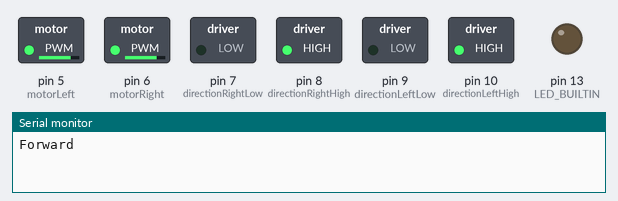
The sketch below on a simulated Arduino Uno, built with avr-gcc and run on an emulated ATmega328P. Shown: switched loads named in the sketch (green lamp = pin HIGH), output pins drawn as LEDs (lit = HIGH), the last lines printed to the serial monitor.

Above: at 0.05 s.
At 2.05 s:
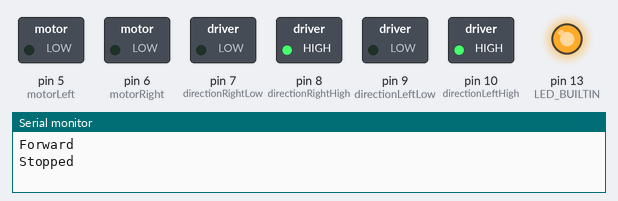
At 4.0 s:
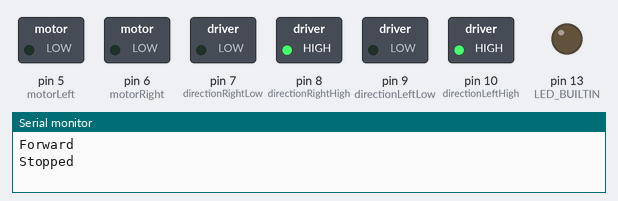
Timing chart, 0 to 4.6 s (numbered marks = the images above):
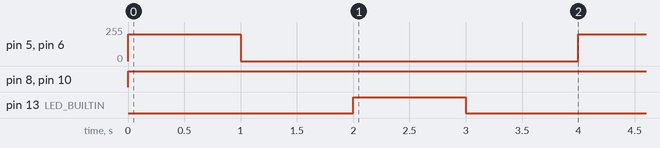

The sketch:

1_SimpleMotorExample.ino
```cpp
//  Example code to move and stop the robot
//  By Ryan Hughes 2019

// ----------------------------------------------------------------------------------------------------------- //

//  This example covers:
//    > Definitions
//    > The Setup routine
//    > The Loop routine
//    > Pin modes
//    > The serial monitor
//    > Writing to pins
//    > Delays

// ----------------------------------------------------------------------------------------------------------- //

//  Creating definitions enables the code to be read
//  and written easily. This is achieved by reducing the
//  presence of numbers that may not have an obvious meaning.

#define motorRight 6                       //  For example, when "motorRight" is used in the code,
#define motorLeft  5                       //  the computer will see it as "10"

#define directionRightLow  7               //  This reduces confusion and increases efficiency.
#define directionRightHigh 8               //  In the code, these numbers are later related to pins on
#define directionLeftLow   9               //  the Arduino microcontroller.
#define directionLeftHigh  10              //  When the pin "directionRightLow" is LOW (0V) and pin "directionRightHigh" is
                                           //  HIGH (5V), the right motor will go forward, and vice versa.

//  Next is the "Setup Routine", this is only run once
//  when the system starts. It is used to begin any required
//  procedures and set inital parameters that often do not change.

//---------------------------------------------------------------------------
// Function: setup
// ----------------------------
//   Sets up the serial monitor and pin modes for use later in the code
//
//   no parameters passed in
//
//   returns: none - function is void
//---------------------------------------------------------------------------

void setup() {

    // initialize digital pin LED_BUILTIN as an output.
  pinMode(LED_BUILTIN, OUTPUT);

  pinMode(motorRight, OUTPUT);              //  "pinMode" sets whether a pin on the Arduino will
  pinMode(motorLeft, OUTPUT);               //  look for an input, or produce an output.
                                            //  Here the pins are outputs, used to control the motors' speeds

  pinMode(directionRightHigh, OUTPUT);      //  The pins to control the motors' directions are also set
  pinMode(directionRightLow, OUTPUT);       //  as outputs.
  pinMode(directionLeftHigh, OUTPUT);
  pinMode(directionLeftLow, OUTPUT);

  Serial.begin(9600);                       //  "Serial.begin" opens up a stream of data between the Arudino
                                            //  and the computer through the USB cable, providing an insight
                                            //  into what is happening within the code. This data can be seen
                                            //  in the serial monitor (Tools > Serial monitor).
                                            //  9600 is the Baud rate, the speed of communication.

}                                           //  The "}" shows the end of the setup routine.

//  Next is the "Loop Routine", this is run continuously.
//  Operations and decisions are normally in this section.

//---------------------------------------------------------------------------
// Function: loop
// ----------------------------
//   Makes the robot move forward for 1 second and then stop for 1 second
//
//   no parameters passed in
//
//   returns: none - function is void
//---------------------------------------------------------------------------

void loop() {

  digitalWrite(directionRightHigh, HIGH);   //  "digitalWrite" will set the selected output pin to 0V or 5V.
  digitalWrite(directionRightLow, LOW);     //  This code makes the right motor go forward.
  analogWrite(motorRight, 200);             //  "analogWrite" outputs a modulating signal that has an average voltage
                                            //  between 0V (0) and 5V (255). This is fed into the motor driver,
                                            //  controlling the speed of the motor.
                                            //  Here, the pin defined as "motorRight" is set to ouput an average of 3.9V ->
                                            //  [5V * (200/255)] = 3.9V, or 78% speed.

  digitalWrite(directionLeftHigh, HIGH);    //  Here the diection of the left motor is set to forward.
  digitalWrite(directionLeftLow, LOW);
  analogWrite(motorLeft, 200);              //  The pin defined as "motorLeft" set to 3.9V (78%)

  Serial.println("Forward");                //  This will print "Forward" to the serial monitor.

  delay(1000);                              //  The delay function specifies a time in milliseconds to pause for.

  analogWrite(motorRight, 0);               //  After a 1 second delay, the output is set to 0V -> [5V * (0/255)] = 0V,
  analogWrite(motorLeft, 0);                //  therefore the voltage to the motor from the motor driver is also 0v.
                                            //  The direction remains unchanged.

  Serial.println("Stopped");                //  This will print "Stopped" to the serial monitor.

  delay(1000);                              //  Pause for 1000ms


    digitalWrite(LED_BUILTIN, HIGH);   // turn the LED on (HIGH is the voltage level)
  delay(1000);                       // wait for a second
  digitalWrite(LED_BUILTIN, LOW);    // turn the LED off by making the voltage LOW
  delay(1000);                       // wait for a second

}                                           //  The "}" shows the end of the loop routine, it then starts again.
```

Measured:
- by itself, pin 5 (motorLeft), pin 6 (motorRight): alternates 200/255 for 1.0 s and 0/255 for 3.0 s
- by itself, pin 8 (directionRightHigh), pin 10 (directionLeftHigh): LOW → HIGH at 0.00 s
- by itself, pin 13 (LED_BUILTIN): alternates HIGH for 1.0 s and LOW for 3.0 s
